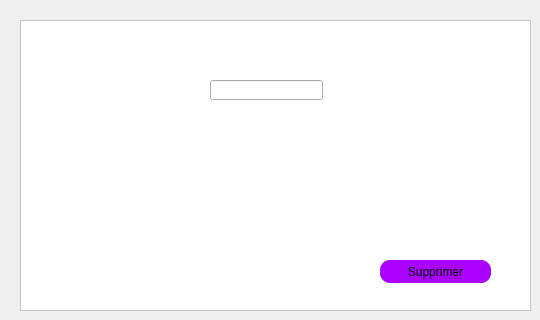
        <widget class="QWidget" name="tab_17">
         <attribute name="title">
          <string>Supprimer menu</string>
         </attribute>
         <widget class="QPushButton" name="menu_supprimer">
          <property name="geometry">
           <rect>
            <x>380</x>
            <y>260</y>
            <width>111</width>
            <height>23</height>
           </rect>
          </property>
          <property name="styleSheet">
           <string notr="true">border-radius: 10px;
border-color: rgb(0, 0, 0);
background-color: rgb(170, 0, 255);</string>
          </property>
          <property name="text">
           <string>Supprimer</string>
          </property>
         </widget>
         <widget class="QTableView" name="tableview_2">
          <property name="geometry">
           <rect>
            <x>20</x>
            <y>20</y>
            <width>511</width>
            <height>291</height>
           </rect>
          </property>
          <property name="styleSheet">
           <string notr="true">background-color: white;
font-size: 15px</string>
          </property>
         </widget>
         <widget class="QLineEdit" name="jour_supprimer">
          <property name="geometry">
           <rect>
            <x>210</x>
            <y>80</y>
            <width>113</width>
            <height>20</height>
           </rect>
          </property>
         </widget>
         <widget class="QLabel" name="id_el_supp_4">
          <property name="geometry">
           <rect>
            <x>60</x>
            <y>80</y>
            <width>141</width>
            <height>16</height>
           </rect>
          </property>
          <property name="text">
           <string>Identifiant</string>
          </property>
         </widget>
         <zorder>id_el_supp_4</zorder>
         <zorder>tableview_2</zorder>
         <zorder>menu_supprimer</zorder>
         <zorder>jour_supprimer</zorder>
        </widget>
